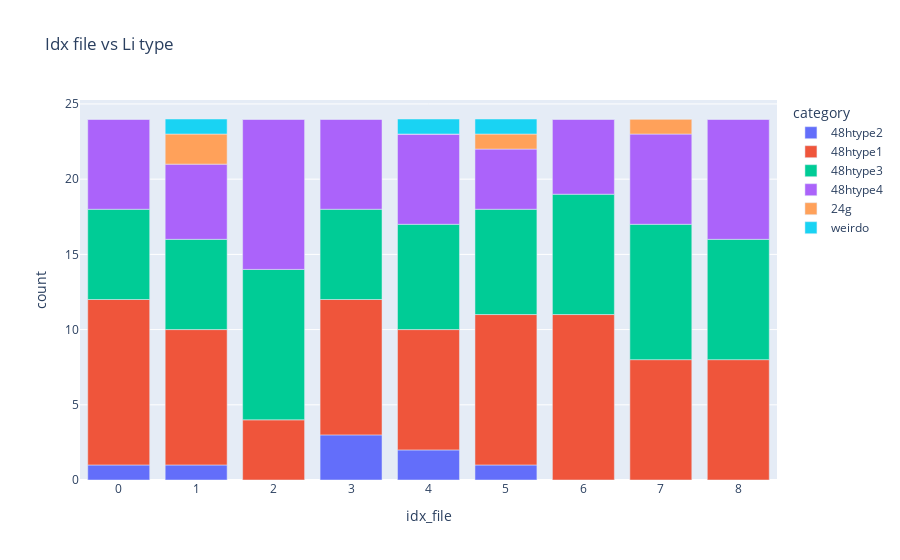

This figure's notebook cell:
### Code cell
get_amount_type(file_loc_important_cols, litype, el = "Li")
df = plot_amount_type(file_loc_important_cols, litype, el, style, category_labels)

### Figure 1 — Plotly figure (JSON) as saved in the notebook; plotly's stock layout.template omitted (floating-point values rounded to 4 significant figures)
{"data": [{"alignmentgroup": "True", "hovertemplate": "category=48htype2<br>idx_file=%{x}<br>count=%{y}<extra></extra>", "legendgroup": "48htype2", "marker": {"color": "#636efa", "pattern": {"shape": ""}}, "name": "48htype2", "offsetgroup": "48htype2", "orientation": "v", "showlegend": true, "textposition": "auto", "type": "bar", "x": [0, 1, 2, 3, 4, 5, 6, 7, 8], "xaxis": "x", "y": [1, 1, 0, 3, 2, 1, 0, 0, 0], "yaxis": "y"}, {"alignmentgroup": "True", "hovertemplate": "category=48htype1<br>idx_file=%{x}<br>count=%{y}<extra></extra>", "legendgroup": "48htype1", "marker": {"color": "#EF553B", "pattern": {"shape": ""}}, "name": "48htype1", "offsetgroup": "48htype1", "orientation": "v", "showlegend": true, "textposition": "auto", "type": "bar", "x": [0, 1, 2, 3, 4, 5, 6, 7, 8], "xaxis": "x", "y": [11, 9, 4, 9, 8, 10, 11, 8, 8], "yaxis": "y"}, {"alignmentgroup": "True", "hovertemplate": "category=48htype3<br>idx_file=%{x}<br>count=%{y}<extra></extra>", "legendgroup": "48htype3", "marker": {"color": "#00cc96", "pattern": {"shape": ""}}, "name": "48htype3", "offsetgroup": "48htype3", "orientation": "v", "showlegend": true, "textposition": "auto", "type": "bar", "x": [0, 1, 2, 3, 4, 5, 6, 7, 8], "xaxis": "x", "y": [6, 6, 10, 6, 7, 7, 8, 9, 8], "yaxis": "y"}, {"alignmentgroup": "True", "hovertemplate": "category=48htype4<br>idx_file=%{x}<br>count=%{y}<extra></extra>", "legendgroup": "48htype4", "marker": {"color": "#ab63fa", "pattern": {"shape": ""}}, "name": "48htype4", "offsetgroup": "48htype4", "orientation": "v", "showlegend": true, "textposition": "auto", "type": "bar", "x": [0, 1, 2, 3, 4, 5, 6, 7, 8], "xaxis": "x", "y": [6, 5, 10, 6, 6, 4, 5, 6, 8], "yaxis": "y"}, {"alignmentgroup": "True", "hovertemplate": "category=24g<br>idx_file=%{x}<br>count=%{y}<extra></extra>", "legendgroup": "24g", "marker": {"color": "#FFA15A", "pattern": {"shape": ""}}, "name": "24g", "offsetgroup": "24g", "orientation": "v", "showlegend": true, "textposition": "auto", "type": "bar", "x": [0, 1, 2, 3, 4, 5, 6, 7, 8], "xaxis": "x", "y": [0, 2, 0, 0, 0, 1, 0, 1, 0], "yaxis": "y"}, {"alignmentgroup": "True", "hovertemplate": "category=weirdo<br>idx_file=%{x}<br>count=%{y}<extra></extra>", "legendgroup": "weirdo", "marker": {"color": "#19d3f3", "pattern": {"shape": ""}}, "name": "weirdo", "offsetgroup": "weirdo", "orientation": "v", "showlegend": true, "textposition": "auto", "type": "bar", "x": [0, 1, 2, 3, 4, 5, 6, 7, 8], "xaxis": "x", "y": [0, 1, 0, 0, 1, 1, 0, 0, 0], "yaxis": "y"}], "layout": {"barmode": "relative", "legend": {"title": {"text": "category"}, "tracegroupgap": 0}, "title": {"text": "Idx file vs Li type"}, "xaxis": {"anchor": "y", "domain": [0, 1], "title": {"text": "idx_file"}}, "yaxis": {"anchor": "x", "domain": [0, 1], "title": {"text": "count"}}}}
